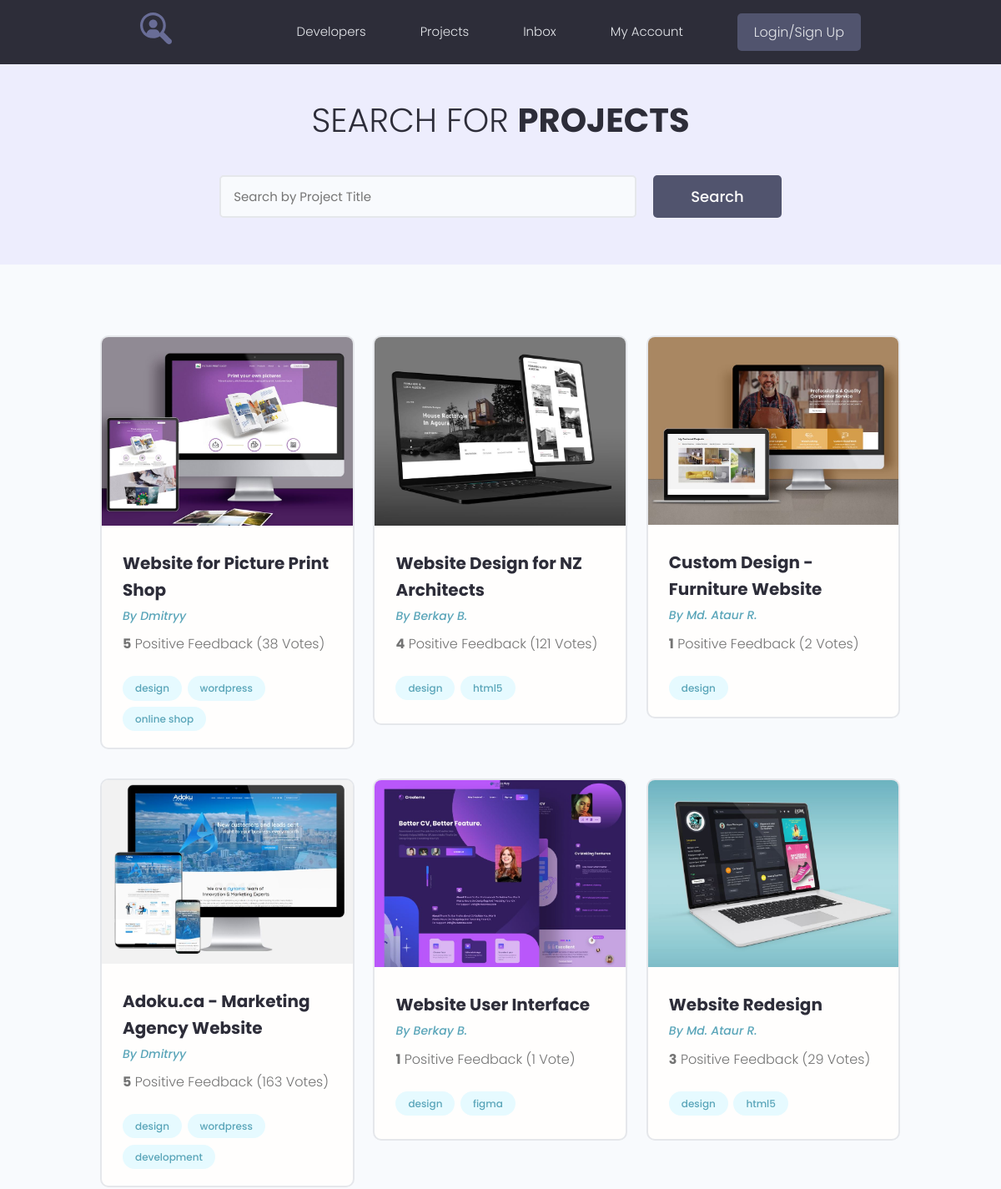
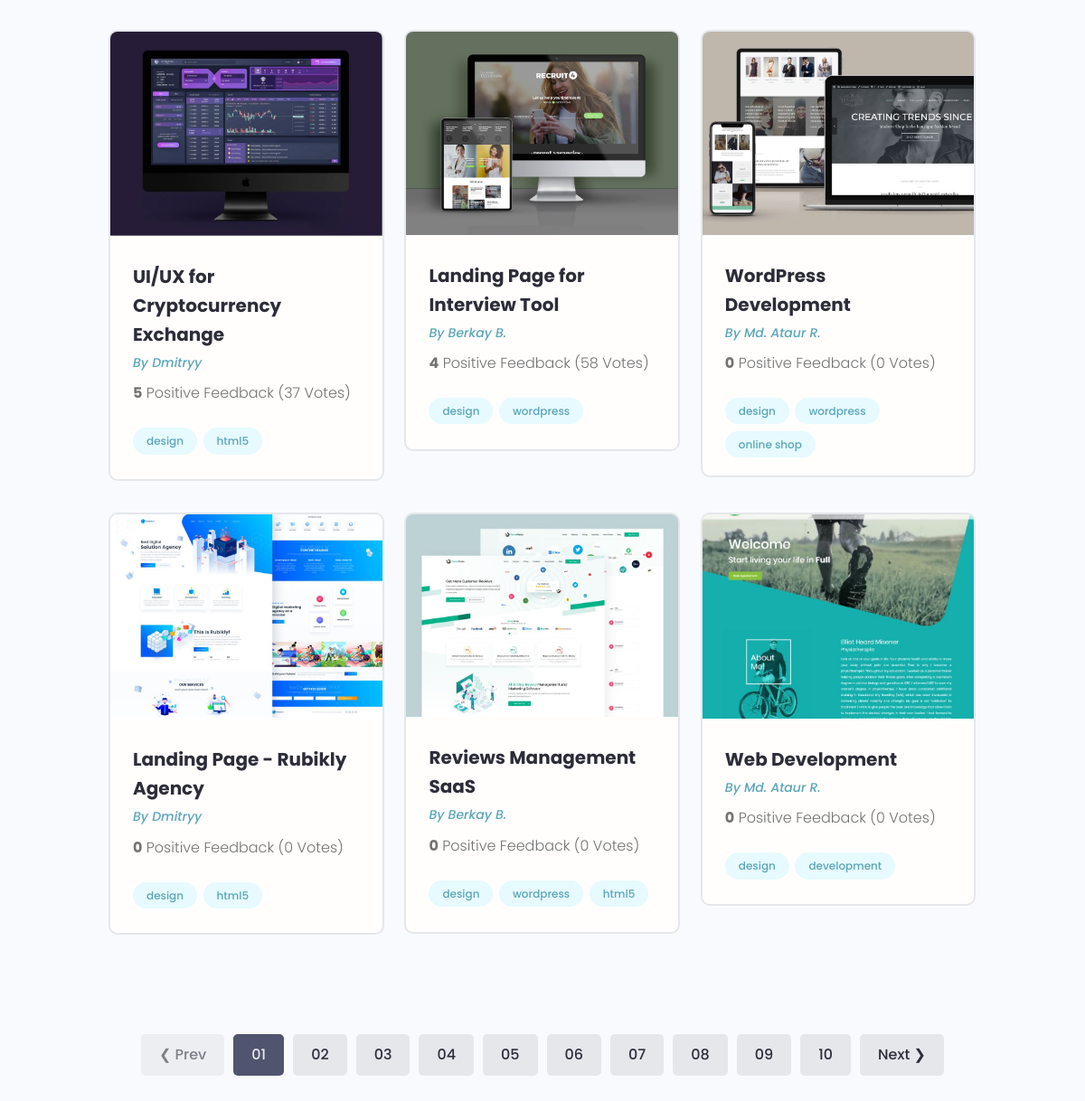
/projects/, run on the app's committed database (2 pictures, top to bottom).
### projects/models.py (models this page shows, shortened)
class Project(models.Model):
    owner = models.ForeignKey(Profile, on_delete=models.SET_NULL, null=True, blank=True)
    title = models.CharField(max_length=200)
    description = models.TextField(blank=True, null=True)
    featured_image = models.ImageField(upload_to="projects/%Y/%m/%d", default="default.jpg")
    demo_link = models.CharField(max_length=1000, blank=True, null=True)
    source_link = models.CharField(max_length=1000, blank=True, null=True)
    tags = models.ManyToManyField('Tag', blank=True)
    vote_total = models.IntegerField(default=0, blank=True, null=True)
    vote_ratio = models.IntegerField(default=0, blank=True, null=True)
    created = models.DateTimeField(auto_now_add=True)

class Tag(models.Model):
    name = models.CharField(max_length=200)
    created = models.DateTimeField(auto_now_add=True)
    def __str__(self):
        return self.name

### users/models.py (models this page shows, shortened)
class Profile(models.Model):
    user = models.OneToOneField(User, on_delete=models.CASCADE, null=True, blank=True)
    name = models.CharField(max_length=200, null=True, blank=True)
    email = models.EmailField(max_length=500, null=True, blank=True)
    username = models.CharField(max_length=200, null=True, blank=True)
    short_info = models.CharField(max_length=200, null=True, blank=True)
    bio = models.TextField(null=True, blank=True)
    profile_image = models.ImageField(upload_to="profiles/", default="profiles/user-default")
    social_github = models.CharField(max_length=200, null=True, blank=True)
    social_youtube = models.CharField(max_length=200, null=True, blank=True)
    social_website = models.CharField(max_length=200, null=True, blank=True)
    created = models.DateTimeField(auto_now_add=True)

### projects/views.py (the view)
# urls.py: path('projects/', include('projects.urls')),
def projects(request):
    pr = Project.objects.all()
    context = {'projects': pr}
    return render(request, 'projects/projects.html', context)

### projects/templates/projects/projects.html (shortened to what this page needs)
{% extends 'projects/base.html' %}
{% block content %}
  <main class="projects">
    <section class="hero-section text-center">
      <div class="container container--narrow">
        <div class="hero-section__box">
          <h2>Search for <span>Projects</span></h2>
        </div>
        <div class="hero-section__search">
          <form class="form" action="#" method="get">
            <div class="form__field">
              <input class="input input--text" id="formInput#search" type="text" name="text"
                placeholder="Search by Project Title" />
            </div>
            <input class="btn btn--sub btn--lg" type="submit" value="Search" />
          </form>
        </div>
      </div>
    </section>
    <section class="projectsList">
      <div class="container">
        <div class="grid grid--three">
          {% for project in projects %}
          <div class="column">
            <div class="card project">
              <a href="{% url 'project' project.id %}" class="project">
                <img class="project__thumbnail" src="{{ project.featured_image.url }}" alt="project thumbnail" />
                <div class="card__body">
                  <h3 class="project__title">{{ project.title }}</h3>
                  <p><a class="project__author" href="{% url 'user_profile' project.owner.id %}">By {{ project.owner.name }}</a></p>
                  <p class="project--rating">
                    <span style="font-weight: bold;">{{ project.vote_ratio }}</span> Positive
                    Feedback ({{ project.vote_total }} Vote{{ project.vote_total|pluralize:'s' }})
                  </p>
                  <div class="project__tags">
                    {% for tag in project.tags.all %}
                    <span class="tag tag--pill tag--main">
                      <small>{{ tag }}</small>
                    </span>
                    {% endfor %}
                  </div>
                </div>
              </a>
            </div>
          </div>
          {% endfor %}
        </div>
      </div>
    </section>
    <div class="pagination">
      <ul class="container">
        <li><a href="#" class="btn btn--disabled">&#10094; Prev</a></li>
        <li><a href="#" class="btn btn--sub">01</a></li>
        <li><a href="#" class="btn">02</a></li>
        <li><a href="#" class="btn">03</a></li>
        <li><a href="#" class="btn">04</a></li>
        <li><a href="#" class="btn">05</a></li>
        <li><a href="#" class="btn">06</a></li>
        <li><a href="#" class="btn">07</a></li>
        <li><a href="#" class="btn">08</a></li>
        <li><a href="#" class="btn">09</a></li>
        <li><a href="#" class="btn">10</a></li>
        <li><a href="#" class="btn">Next &#10095;</a></li>
      </ul>
    </div>
  </main>
{% endblock %}

### projects/templates/projects/base.html (shortened to what this page needs)
<!DOCTYPE html>
{% load static %}
<html lang="en">
<head>
   <link rel="stylesheet" href="https://maxcdn.bootstrapcdn.com/font-awesome/4.5.0/css/font-awesome.min.css">
  <link rel="stylesheet" href="{% static 'uikit/styles/uikit.css' %}" />
  <link rel="stylesheet" href="{% static 'styles/app.css' %}" />
</head>
<body>
    {% include 'projects/navbar.html' %}
    {% block content %}
    {% endblock %}
</body>
</html>

### projects/templates/projects/navbar.html (shortened to what this page needs)
{% load static %}
<header class="header">
    <div class="container container--narrow">
      <a href="{% url 'profiles'%}" class="header__logo">
        <img src="{% static 'images/logo.svg'%}" alt="DevSearch Logo" />
      </a>
      <nav class="header__nav">
        <ul class="header__menu">
          <li class="header__menuItem"><a href="{% url 'profiles'%}">Developers</a></li>
          <li class="header__menuItem"><a href="{% url 'projects' %}">Projects</a></li>
          <li class="header__menuItem"><a href="{% static inbox.html%}">Inbox</a></li>
          <li class="header__menuItem"><a href="{% static account.html%}">My Account</a></li>
          {% if request.user.is_authenticated %}
          <li class="header__menuItem"><a href="{% url 'create-project' %}">Add projects</a></li>
          <li class="header__menuItem"><a href="{% url 'logout' %}" class="btn btn--sub">Logout</a></li>
          {% else %}
          <li class="header__menuItem"><a href="{% url 'login' %}" class="btn btn--sub">Login/Sign Up</a></li>
          {% endif %}
        </ul>
      </nav>
    </div>
  </header>

### projects/static/styles/app.css (style rules this page uses)
:root { --color-sub: #2d2d39; }
.btn--sub { background-color: var(--color-sub-light); }
.card { border: 2px solid var(--color-light); }
img { width: 100%; }
.header { position: sticky; z-index: 111; background-color: var(--color-sub); padding: 1.5rem 0; }
.header > .container { display: flex; justify-content: space-between; align-items: center; }
.header__logo > img { height: 3.8rem; }
.header__nav > ul { display: inline-flex; align-items: center; list-style: none; gap: 6.5rem; }
.header__menuItem > a { color: var(--color-light); font-weight: 300; }
.hero-section { height: 40vh; display: flex; align-items: center; background-color: var(--color-sub); }
.hero-section__box { margin-bottom: 4rem; }
.hero-section__box > h2, .hero-section__box > h2 > span { font-size: 4rem; color: var(--color-light); line-height: 1.3; text-transform: uppercase; }
.hero-section__box > h2 { font-weight: 300; }
.hero-section__box > h2 > span { font-weight: 700; }
.hero-section__search > .form { display: flex; align-items: center; justify-content: center; gap: 2rem; }
.hero-section__search > .form input.input--text { width: 50rem; }
.pagination { margin-top: 8rem; margin-bottom: 10rem; }
.pagination > ul { flex-wrap: wrap; list-style: none; display: flex; align-items: center; justify-content: center; gap: 1rem; }
.pagination .btn { color: var(--color-sub); }
.pagination .btn.btn--sub { color: var(--color-light); }
.project__author { font-size: 1.4rem; font-style: italic; }
.project--rating { margin-bottom: 1.6em; margin-top: .5em; }
.projects > .hero-section { background: var(--color-sub-lighter); height: 30vh; }
.projects .hero-section__box { margin-bottom: 2.5rem; }
.projects .hero-section__box > h2 { color: var(--color-sub); }
.projects .hero-section__box > h2 > span { font-weight: 700; color: var(--color-sub); }
.projectsList { margin-top: 8rem; }
.project__thumbnail { object-fit: cover; object-position: top center; width: 100%; }
.project__title { font-size: 2rem; font-weight: 700; color: var(--color-sub); }

### projects/static/uikit/styles/modules/_variables.css (style rules this page uses)
:root { --color-main: #5aa5b9; --color-main-light: #e6faff; --color-sub: #3f4156; --color-sub-light: #51546e; --color-sub-lighter: #ededfd; --color-text: #737373; --color-gray: #8b8b8b; --color-light: #e5e7eb; --color-light-gray: #767676; --color-bg: #f8fafd; --color-white: #fffefd; --color-white-light: #f3f3f3; --color-success: #359e64; --color-success-bg: #def8e8; --color-error: #fc4b0b; --color-error-bg: #fff2ee; --font-base: 'Poppins', arial, helvetica, 'Segoe UI', roboto, ubuntu, sans-serif; --font-monospace: 'Fira Code', 'Courier New', courier, monospace; --font-regular: 300; --font-medium: 500; --font-bold: 700; --generic-shadow: 1px 1px 5px #00000010; --generic-transition: all 0.3s ease-in-out; }

### projects/static/uikit/styles/modules/_base.css (style rules this page uses)
* { margin: 0; padding: 0; box-sizing: border-box; text-rendering: optimizeLegibility; color: inherit; font-size: inherit; }
html { font-size: 50%; }
@media only screen and (min-width: 480px) { html { font-size: 56.25%; } }
@media only screen and (min-width: 1200px) { html { font-size: 62.5%; } }
body { line-height: 1.6; font-weight: 400; font-size: 1.5rem; color: var(--color-text); background-color: var(--color-bg); min-height: 100vh; }

### projects/static/uikit/styles/modules/_typography.css (style rules this page uses)
* { font-family: var(--font-base); }
h2 { font-size: 3.6rem; font-weight: var(--font-bold); }
h3 { font-size: 3.2rem; font-weight: var(--font-medium); }
p, span, strong { font-size: 1.6rem; color: var(--color-text); font-weight: var(--font-regular); }
a { padding-bottom: 2px; text-decoration: none; display: inline-block; color: var(--color-main); font-weight: var(--font-medium); }

### projects/static/uikit/styles/modules/_utilities.css (style rules this page uses)
.container { width: 92%; max-width: 165rem; margin: 0 auto; box-sizing: border-box; }
.container--narrow { width: 92%; max-width: 120rem; }
@media screen and (min-width: 1000px) { .container { width: 90%; } }
@media screen and (min-width: 1000px) { .container--narrow { width: 85%; } }
@media screen and (min-width: 1200px) { .container { width: 80%; } }
@media screen and (min-width: 1200px) { .container--narrow { width: 72%; } }
.text-center { text-align: center; }

### projects/static/uikit/styles/modules/_card.css (style rules this page uses)
.card { border-radius: 1rem; background-color: var(--color-white); border: 1.5px solid var(--color-light); width: auto; height: auto; margin-top: 0.5rem; margin-bottom: 0.5rem; overflow: hidden; }
.card__body, .card__header { padding: 2rem 2.5rem; }

### data on the page
Project: featured_image (picture), title "Website for Picture Print Shop", owner.name "Dmitryy", vote_ratio "5", vote_total "38"
Tag: name "design"
Tag: name "wordpress"
Tag: name "online shop"
Project: featured_image (picture), title "Website Design for NZ Architects", owner.name "Berkay B.", vote_ratio "4", vote_total "121"
Tag: name "html5"
Project: featured_image (picture), title "Custom Design - Furniture Website", owner.name "Md. Ataur R.", vote_ratio "1", vote_total "2"
Project: featured_image (picture), title "Adoku.ca - Marketing Agency Website", owner.name "Dmitryy", vote_ratio "5", vote_total "163"
Tag: name "development"
Project: featured_image (picture), title "Website User Interface", owner.name "Berkay B.", vote_ratio "1", vote_total "1"
Tag: name "figma"
Project: featured_image (picture), title "Website Redesign", owner.name "Md. Ataur R.", vote_ratio "3", vote_total "29"
Project: featured_image (picture), title "UI/UX for Cryptocurrency Exchange", owner.name "Dmitryy", vote_ratio "5", vote_total "37"
Project: featured_image (picture), title "Landing Page for Interview Tool", owner.name "Berkay B.", vote_ratio "4", vote_total "58"
Project: featured_image (picture), title "WordPress Development", owner.name "Md. Ataur R.", vote_ratio "0", vote_total "0"
Project: featured_image (picture), title "Landing Page - Rubikly Agency", owner.name "Dmitryy", vote_ratio "0", vote_total "0"
Project: featured_image (picture), title "Reviews Management SaaS", owner.name "Berkay B.", vote_ratio "0", vote_total "0"
Project: featured_image (picture), title "Web Development", owner.name "Md. Ataur R.", vote_ratio "0", vote_total "0"
